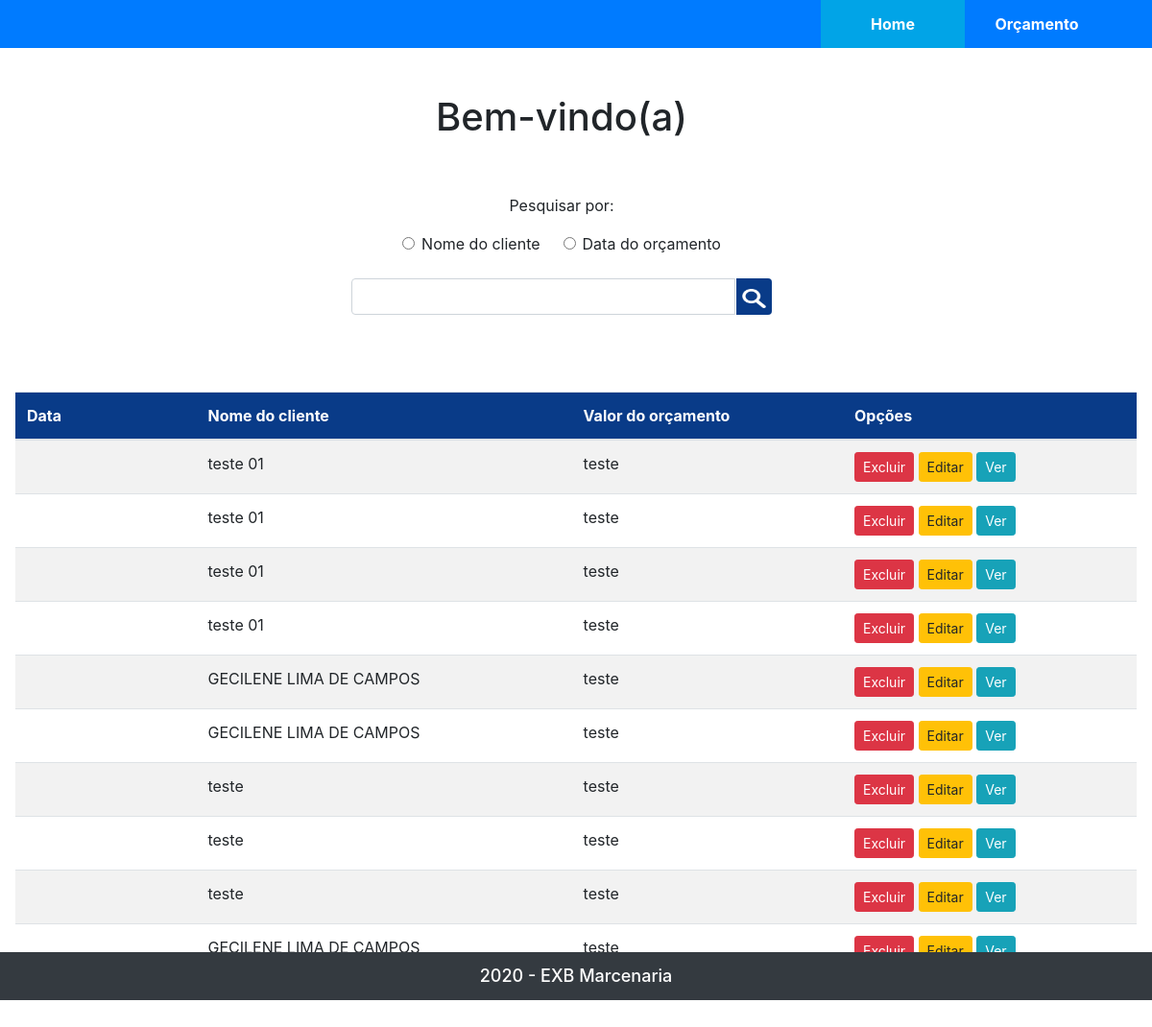
/views/pages/home.php, run on an earlier commit of the app's database.
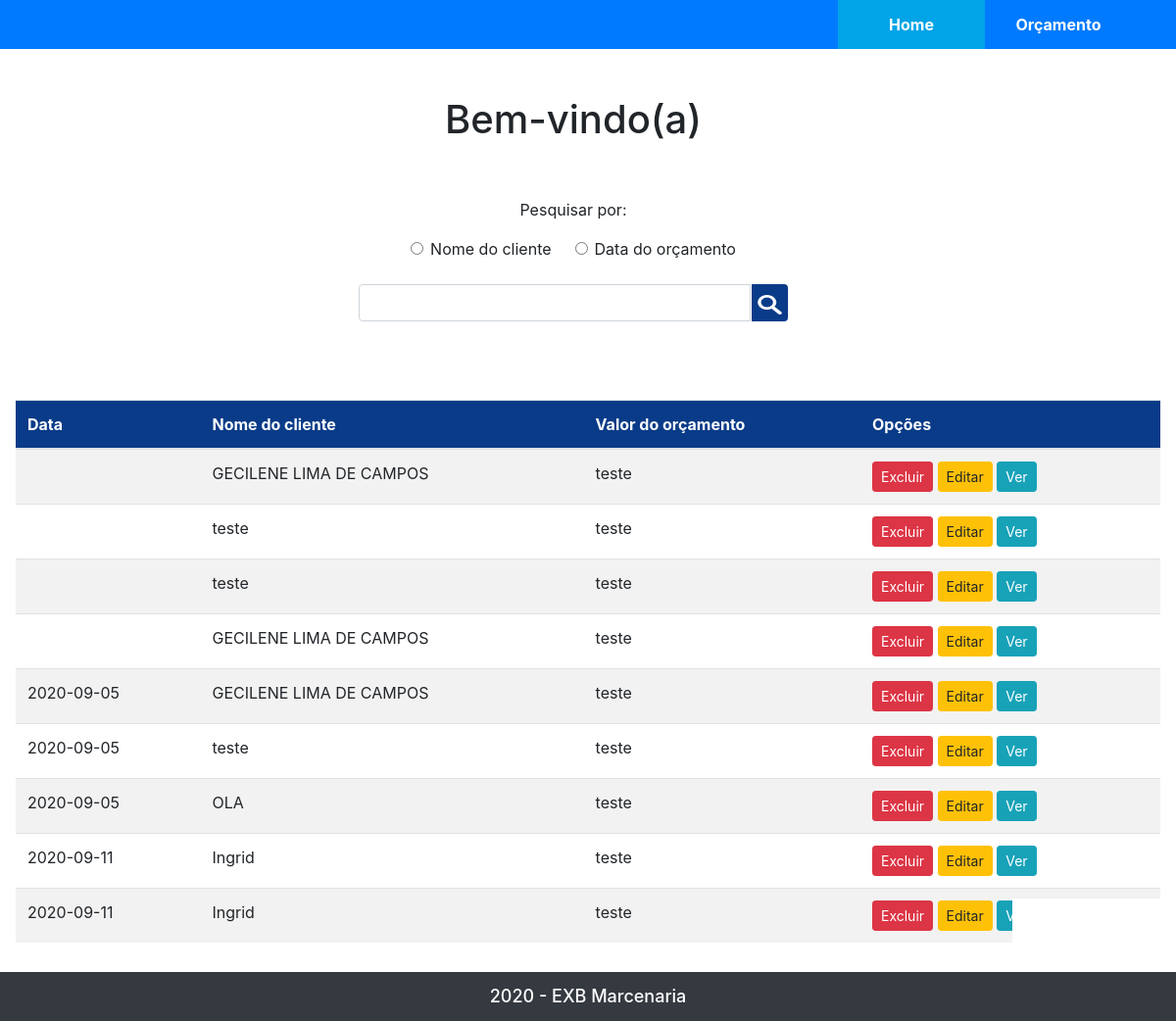
And on a later commit of the database.
### tables this page shows
CREATE TABLE `tbl_orcamento` (
  `id` int(11) NOT NULL AUTO_INCREMENT,
  `hora` time DEFAULT NULL,
  `data` date DEFAULT NULL,
  `observacoes` varchar(300) DEFAULT NULL,
  `valor_desconto` float(10,2) DEFAULT NULL,
  `valor_total` float(10,2) DEFAULT NULL,
  `cnpj` varchar(25) DEFAULT NULL,
  `situacao` int(11) DEFAULT NULL,
  `id_pessoa_fisica` int(11) DEFAULT NULL,
  `id_pessoa_juridica` int(11) DEFAULT NULL,
  PRIMARY KEY (`id`),
  KEY `fk_cnpj` (`cnpj`),
  KEY `fk_id_pf` (`id_pessoa_fisica`),
  KEY `fk_id_pj` (`id_pessoa_juridica`),
  CONSTRAINT `fk_cnpj` FOREIGN KEY (`cnpj`) REFERENCES `tbl_dados_exb` (`cnpj`),
  CONSTRAINT `fk_id_pf` FOREIGN KEY (`id_pessoa_fisica`) REFERENCES `tbl_pessoa_fisica` (`id`),
  CONSTRAINT `fk_id_pj` FOREIGN KEY (`id_pessoa_juridica`) REFERENCES `tbl_pessoa_juridica` (`id`)
);

CREATE TABLE `tbl_pessoa_fisica` (
  `id` int(11) NOT NULL AUTO_INCREMENT,
  `nome` varchar(50) NOT NULL,
  `telefone` varchar(20) DEFAULT NULL,
  `celular` varchar(20) NOT NULL,
  `email` varchar(50) DEFAULT NULL,
  `cpf` varchar(25) NOT NULL,
  PRIMARY KEY (`id`)
);

CREATE TABLE `tbl_pessoa_juridica` (
  `id` int(11) NOT NULL AUTO_INCREMENT,
  `razao_social` varchar(100) NOT NULL,
  `nome_fantasia` varchar(100) DEFAULT NULL,
  `cnpj` varchar(25) NOT NULL,
  `telefone` varchar(20) DEFAULT NULL,
  `celular` varchar(20) NOT NULL,
  `email` varchar(100) DEFAULT NULL,
  PRIMARY KEY (`id`)
);

### DAO/OrcamentoDao.php (called while the page is built, shortened)
<?php
require_once(dirname(__FILE__)."/../config.php");
require_once("$base/models/Orcamento.php");
class OrcamentoDao
{
     private $pdo;
     public function __construct(PDO $pdo)
     {
          $this->pdo = $pdo;
     }
     public function findAll()
     {
          $orcamentos = [];
          $sql = $this->pdo->query("SELECT * FROM tbl_orcamento");
          if($sql->rowCount() > 0)
          {
               $dadosOrcamentos = $sql->fetchAll(PDO::FETCH_ASSOC);
               foreach($dadosOrcamentos as $dados){
                    $orcamento = new Orcamento();
                    $orcamento->setId($dados['id']);
                    $orcamento->setHora($dados['hora']);
                    $orcamento->setData($dados['data']);
                    $orcamento->setObservacoes($dados['observacoes']);
                    $orcamento->setValorDesconto($dados['valor_desconto']);
                    $orcamento->setValorTotal($dados['valor_total']);
                    $orcamento->setCnpj($dados['cnpj']);
                    $orcamento->setSituacao($dados['situacao']);
                    $orcamento->setIdPessoaFisica($dados['id_pessoa_fisica']);
                    $orcamento->setIdPessoaJuridica($dados['id_pessoa_juridica']);
                    $orcamentos[] = $orcamento;
               }
                return $orcamentos;
          }else
               return false;
     }
}
?>

### models/Orcamento.php (called while the page is built, shortened)
<?php
class Orcamento
{
     private $id;
     private $data;
     private $idPessoaFisica;
     private $idPessoaJuridica;
     public function getId()
     {
          return $this->id;
     }
     public function setId($id)
     {
          $this->id = $id;
     }
     public function getData()
     {
          return $this->data;
     }
     public function setData($data)
     {
          $this->data = $data;
     }
     public function getIdPessoaFisica()
     {
          return $this->idPessoaFisica;
     }
     public function setIdPessoaFisica($idPessoaFisica)
     {
          $this->idPessoaFisica = $idPessoaFisica;
     }
     public function getIdPessoaJuridica()
     {
          return $this->idPessoaJuridica;
     }
     public function setIdPessoaJuridica($idPessoaJuridica)
     {
          $this->idPessoaJuridica = $idPessoaJuridica;
     }
}
?>

### DAO/PessoaFisicaDao.php (called while the page is built, shortened)
<?php
require_once(dirname(__FILE__)."/../config.php");
require_once("$base/models/PessoaFisica.php");
class PessoaFisicaDao implements DaoMysql
{
     private $pdo;
     public function __construct(PDO $pdo)
     {
          $this->pdo = $pdo;
     }
     public function findById($id)
     {
          $sql = $this->pdo->prepare("SELECT * FROM tbl_pessoa_fisica WHERE id=:id");
          $sql->bindValue(":id", $id);
          $sql->execute();
          if($sql->rowCount() > 0)
          {
               $dados = $sql->fetch(PDO::FETCH_ASSOC);
               $pessoaFisica = new PessoaFisica();
               $pessoaFisica->setId($dados['id']);
               $pessoaFisica->setNome($dados['nome']);
               $pessoaFisica->setTelefone($dados['telefone']);
               $pessoaFisica->setCelular($dados['celular']);
               $pessoaFisica->setCpf($dados['cpf']);
               $pessoaFisica->setEmail($dados['email']);
               return $pessoaFisica;
          }else{
               return FALSE;
          }
     }
}
?>

### models/PessoaFisica.php (called while the page is built, shortened)
<?php
class PessoaFisica
{
     private $nome;
	public function  getNome() {
		return $this->nome;
	}
	public function setNome($nome) {
		$this->nome = $nome;
	}
}
?>

### DAO/PessoaJuridicaDao.php (called while the page is built, shortened)
<?php
require_once(dirname(__FILE__)."/../config.php");
require_once("$base/models/PessoaJuridica.php");
class PessoaJuridicaDao implements DaoMysql
{
     private $pdo;
     public function __construct(PDO $pdo)
     {
          $this->pdo = $pdo;
     }
     public function findById($id)
     {
          $sql = $this->pdo->prepare("SELECT * FROM tbl_pessoa_juridica WHERE id=:id");
          $sql->bindValue(":id", $id);
          $sql->execute();
          if($sql->rowCount() > 0)
          {
               $dados = $sql->fetch(PDO::FETCH_ASSOC);
               $pessoaJuridica = new PessoaJuridica();
               $pessoaJuridica->setId($dados['id']);
               $pessoaJuridica->setRazaoSocial($dados['razao_social']);
               $pessoaJuridica->setNomeFantasia($dados['nome_fantasia']);
               $pessoaJuridica->setCnpj($dados['cnpj']);
               $pessoaJuridica->setTelefone($dados['telefone']);
               $pessoaJuridica->setCelular($dados['celular']);
               $pessoaJuridica->setEmail($dados['email']);
               return $pessoaJuridica;
          }else{
               return FALSE;
          }
     }
}
?>

### models/PessoaJuridica.php (called while the page is built, shortened)
<?php
class PessoaJuridica
{
     private $nomeFantasia;
     public function getNomeFantasia()
     {
          return $this->nomeFantasia;
     }
     public function setNomeFantasia($nomeFantasia)
     {
          $this->nomeFantasia = $nomeFantasia;
     }
}
?>

### views/pages/home.php (the view, shortened to what this page needs)
<?php
require_once('../../config.php');
require_once("$base/DAO/OrcamentoDao.php");
require_once("$base/DAO/PessoaFisicaDao.php");
require_once("$base/DAO/PessoaJuridicaDao.php");
$orcamentoDao = new OrcamentoDao($pdo);
$data = $orcamentoDao->findAll();
$orcamentos = $data;
$pessoaFisicaDao = new PessoaFisicaDao($pdo);
$pessoaJuridicaDao = new PessoaJuridicaDao($pdo);
?>
<!DOCTYPE html>
<html lang="en">
    <head>
        <link rel="stylesheet" href="../assets/css/bootstrap.min.css">
        <link rel="stylesheet" href="../assets/css/styles.css">
    </head>
    <body>
        <nav class="width-100p mb-5 navbar pd-zero navbar-expand-lg navbar-dark bg-primary">
            <div class="container d-flex justify-content-end">
                <div class="ativar-nav-item nav-item text-white d-flex justify-content-center align-items-center">
                    <a href="lista.php" class="text-white font-weight-bold">Home</a>
                </div>
                <div class="nav-item text-white d-flex justify-content-center align-items-center">
                    <a href="orcamento.php" class="text-white font-weight-bold">Orçamento</a>
                </div>
            </div>
        </nav>
        <div class="row width-100p mb-5">
            <div class="container">
                    <div class="row d-flex justify-content-center align-items-center">
                        <h1>Bem-vindo(a)</h1>
                    </div>
            </div>
        </div>
        <div class="row width-100p mb-5">
            <div class="col s11">
                <div class="container">
                    <div class="mb-3 row d-flex justify-content-center align-items-center">
                        Pesquisar por:
                    </div>
                    <div class="row d-flex mb-4 justify-content-center align-items-center">
                        <div class="form-check mr-4">
                            <input onchange="mudarTipoBusca()" class="form-check-input" type="radio" name="tipo-busca" id="nome" value="1">
                            <label class="form-check-label" for="nome">
                                Nome do cliente
                            </label>
                        </div>
                        <div class="form-check">
                            <input onchange="mudarTipoBusca()" class="form-check-input" type="radio" name="tipo-busca" id="data" value="2">
                            <label class="form-check-label" for="data">
                                Data do orçamento
                            </label>
                        </div>
                    </div>
                    <div class="row d-flex justify-content-center align-items-center">
                        <div class="form-group d-flex">
                            <input type="text" class="form-control big-input right-radius-none custom-bootstrap-input" id="busca"> <button class="botao-pesquisar right-radius-block"> <img class="button-icon" src="../assets/img/search.png" alt="search" /> </button>
                        </div>
                    </div>
                </div>
            </div>
        </div>
        <div class="row width-100p no-margin big-height overflow-auto p-3">
                <table class="table md-table table-striped">
                    <thead class="table-head-bg text-white">
                        <tr>
                            <th scope="col">Data</th>
                            <th scope="col">Nome do cliente</th>
                            <th scope="col">Valor do orçamento</th>
                            <th>Opções</th>
                        </tr>
                    </thead>
                    <tbody>
                    <?php
                        foreach($orcamentos as $orcamento):
                        if($orcamento->getIdPessoaJuridica() != NULL){
                            $pessoaJuridica = $pessoaJuridicaDao->findById($orcamento->getIdPessoaJuridica());
                            $cliente = $pessoaJuridica->getNomeFantasia();
                        }elseif($orcamento->getIdPessoaFisica() != NULL){
                            $pessoaFisica = $pessoaFisicaDao->findById($orcamento->getIdPessoaFisica());
                            $cliente = $pessoaFisica->getNome();
                        }
                    ?>
                        <tr>
                            <td><?=$orcamento->getData()?></td>
                            <td><?=$cliente?></td>
                            <td><?="teste"?></td>
                            <td>
                                <a href="../../validacoes/delete.php?id=<?=$orcamento->getId()?>" class="btn btn-danger btn-sm" onclick="return confirm('Deseja realmente excluir?')">Excluir</a>
                                <a href="orcamento.php?id=<?=$orcamento->getId()?>&modo=editar" class="btn btn-warning btn-sm">Editar</a>
                                <button class="btn btn-info btn-sm" onclick="abrirModalOramento()">Ver</button>
                            </td>
                        </tr>
                    <?php endforeach;?>
                    </tbody>
                </table>
        </div>
        <footer class="d-flex justify-content-center align-items-center">
            <h5 class="text-white">2020 - EXB Marcenaria</h5>
        </footer>
    </body>
</html>

### views/assets/css/styles.css (style rules this page uses)
.no-margin { margin: 0px !important; }
.big-height { height: 600px !important; }
.overflow-auto { overflow:auto !important; }
.nav-item { width: 150px; height: 50px; background-color: #007bff; }
.ativar-nav-item { background-color: #01A4E7 !important; }
.pd-zero { padding: 0px !important; }
.big-input { width: 400px !important; }
.width-100p { width: 100% !important; }
.table-head-bg { background-color: #093B88 !important; }
.md-table { width: 100%; }
.button-icon { width: 25px; height: 20px; }
.right-radius-none { border-top-right-radius: 0px !important; border-bottom-right-radius:0px !important; }
.right-radius-block { border-top-right-radius: 4px !important; border-bottom-right-radius:4px !important; }
.botao-pesquisar { border: none; box-shadow: none; background-color: #093B88; }
.custom-bootstrap-input { outline: none !important; margin-right: 1px !important; }
.custom-bootstrap-input::before { outline: none; }
footer { width: 100%; height: auto; min-height: 50px; background-color: #343a40; }
footer h5 { padding: 0px; margin: 0px; font-size:18px; }

What changed in the data, as far as the page shows it:
removed tbl_orcamento: id_pessoa_fisica.nome "teste 01"
removed tbl_orcamento: id_pessoa_fisica.nome "teste 01"
removed tbl_orcamento: id_pessoa_fisica.nome "teste 01"
removed tbl_orcamento: id_pessoa_fisica.nome "teste 01"
removed tbl_orcamento: id_pessoa_fisica.nome "GECILENE LIMA DE CAMPOS"
removed tbl_orcamento: $cliente "teste"
now on this page (row unchanged): tbl_orcamento: data "2020-09-05", id_pessoa_fisica.nome "GECILENE LIMA DE CAMPOS"
now on this page (row unchanged): tbl_orcamento: data "2020-09-05", id_pessoa_juridica.nome_fantasia "teste"
now on this page (row unchanged): tbl_orcamento: data "2020-09-05", id_pessoa_juridica.nome_fantasia "OLA"
now on this page (row unchanged): tbl_orcamento: data "2020-09-11", id_pessoa_fisica.nome "Ingrid"
added tbl_orcamento: data "2020-09-11", id_pessoa_fisica.nome "Ingrid"
